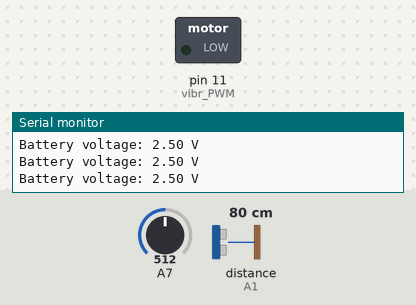
This sketch was run on a simulated Arduino Nano, built with avr-gcc and run on an emulated ATmega328P. Parts: switched loads named in the sketch (green lamp = pin HIGH), the last lines printed to the serial monitor. The inputs (shaded band) are chosen by the test bench; at power-on: A7 = 512, distance to the obstacle (sensor on A1) 80 cm. The echo pulse lasts 58.3 µs per cm.

Above: at 1.2 s.
1.3 s: A7 set to 579
2.9 s: A7 set to 612
At 4.9 s:
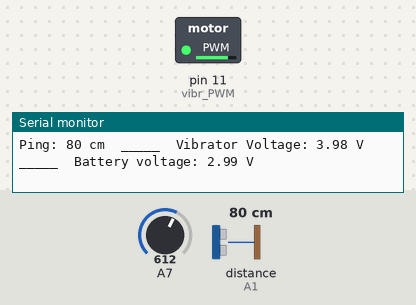
Timing chart, 0 to 6.4 s (numbered marks = the images above; inputs shaded):
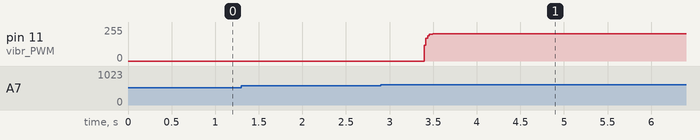

Measured:
- the behaviour switches between 593 and 594 on A7 (found by bisection; images 0 and 1)
- after the input at 2.9 s, pin 11 (vibr_PWM): 0/255 → 203/255 after 0.50 s

The sketch:

spidey_sense_1_9.ino
```cpp
		/* ---------------------------------------------------------------------------------------------------------------------------------------------------
		*                                                                    SpideySense            __
		*                                                                                          /  l
		* Ver. 1.9                                                                               .'   :               __.....__..._  ____
		* Datum: 25. decembar 2016.                                                             /  /   \          _.-" $$SSSSSS$$SSSSSSSSSp.
		*                                                                                      (`-: .qqp:    .--.'  .p.S$$$$SSSSS$$$$$$$$SSSSp.
		* Opis:                                                                                 """yS$SSSb,.'.g._\.SSSSS^^""       `S""^^$$$SSSb.
		*                                                                                         :SS$S$$$$SSSSS^"""-. _.            `.   "^$$$SSb._.._
		*	Upotrebom ultrazvučnog senzora za Arduino Mini Pro, ostvarujemo upotrebu          SSS$$S$$SSP^/       `.               \     "^$SSS$$SSb.
		* novog čula! Ultrazvučnim senzorom utvrđujemo udaljenost i, proporcionalno toj 	  :SSSS$SP^" :          \  `-.          `-      "^TSS$$SSb
		* vrednosti u cm, aktiviramo mali vibrirajući motor odgovarajućim intezitetom.             $$$$S'    ;          db               ."        TSSSSSS$,
		* Cela sprava montirana je u rukavicu tako da je senzor na strani dlana, a motor           :$$P      ;$b        $ ;    (        /   .-"   .S$$$$$$$;
		* na poleđini istog. Variranjem parametara opisanih u komentarima koda, moguće je            ;-"     :$ ^s.    d' $           .g. .'    .SSdSSSS$P"
		* menjati ponašanje uređaja, sve po potrebama i ukusu korisnika.                            /     .-  T.  `b. 't._$ .- / __.-j$'.'   .sSSSdP^^^'
		*											   /  /      `,T._.dP   "":'  /-"   .'       TSSP'
		*											  :  :         ,\""       ; .'    .'      .-""
		*											 _J  ;         ; `.      /.'    _/    \.-"
		* Šema za povezivanje ultrazvučnog senzora:                                             /  "-:        /"--.b-..-'     .'       ;
		*										       /     /  ""-..'            .--'.-'/  ,  :
		*										      :S.   :     dS$ nik         `-i" ,',_:  _ \
		*     Arduino | HC-SR04 							      :S$b  '._  dS$;             .'.-"; ; ; j `.l
		*    ------------------- 							       TS$b          "-._         `"  :_/ :_/
		*       5V    |   VCC   								`T$b             "-._
		*       A2    |   Trig  								  :S$p._             "-.
		*       A1    |   Echo 							  		   `TSSS$ "-.     )     `.
		*       GND   |   GND 									      ""^--""^-. :        \
		*                      								                        ";         \
		*       									                        :           `._
		*											                ; /    \ `._   ""---.
		* Autor:										               / /   _      `.--.__.'
		* Nikola Stojanović								                      : :   / ;  :".  \
		*											              ; ;  :  :  ;  `. `.
		*											             /  ;  :   ; :    `. `.
		* Licenca:     										            /  /:  ;   :  ;     "-'
		* Public Domain								                           :_.' ;  ;    ; :
		*									                               /  /     :_l
		*  											               `-'
		* --------------------------------------------------------------------------------------------------------------------------------------------------*/
		#include <NewPing.h>					   // Uzimanje u obzir biblioteke NewPing (https://github.com/PaulStoffregen/NewPing).

		#define LED 13						   // Definisanje upotrebe LED na samoj pločici koja je fabrički vezana na pin 13.
		#define TRIGGER_PIN  A2  				   // Arduino pin koji je povezan na Trig pin ultrazvučnog senzora.
		#define ECHO_PIN     A1  				   // Arduino pin koji je povezan na Echo pin ultrazvučnog senzora.
		#define MAX_DISTANCE 330 				   // Maksimalna udaljenost od senzora koju prihvatamo. Senzor može da detektuje
		   							   // udaljenost do 400-500cm.
		int dist_old;						   // Promenljiva koja beleži stari rezultat merenja udaljenosti.
		int counter_out;					   // Promenljiva koja beleži broj puta kada je merenje bilo van zadatog opsega.
		int counter_in;						   // Promenljiva koja beleži broj puta kada je merenje bilo unutar zadatog opsega.
		int vibr_old;						   // Promenljiva koja beleži PWM vrednost za pin koji kontroliše intenzitet rada motora.
		int vibr_PWM = 11;				           // Povezivanje promenljive vibr_PWM sa pinom 11.

		NewPing sonar(TRIGGER_PIN, ECHO_PIN, MAX_DISTANCE); 	   // Definisanje vrednosti iz NewPing biblioteke
							 		   // (pin gde je vezan Trig, pin gde je vezan Echo, maksimalna udaljenost u cm).

		void setup() {

		  Serial.begin(115200); 				   // Pokretanje Serial monitor-a, 115200 baud, u svrhu prikazivanja rezultata.
		  pinMode(vibr_PWM, OUTPUT);				   // Definišemo pin 11 (vibr_PWM) kao output.

		}

		void loop() {

 		 int dist_measured;					   // Promenljiva koja beleži sirovi rezultat merenja udaljenosti.
		 int dist_new;						   // Promenljiva koja beleži novu vrednost udaljenosti (nakon usrednjavanja).
		 int vibr_raw;						   // Promenljiva koja beleži sirovu vrednost za vibraciju (nakon mapiranja).
		 int vibr_new;						   // Promenljiva koja beleži novu vrednost za vibraciju (nakon usrednjavanja).
		 int min_dist;						   // Promenljiva koja beleži minimalnu prihvaćenu udaljenost.
		 int volt_sensor = analogRead(A7);			   // Promenljiva u koju upisujemo očitavanje na analognom pinu A7 sa baterije.
		 float volt_value = volt_sensor * (5.00 / 1023); 	   // Promenljiva u koju upisujemo vrednost volt_sensor konvertovanu u volte.

		 delay(13);                                                // Pauziraj 30ms između pingova (oko 30 pingova u sekundi). 29ms bi trebalo
		                                                           // da bude najmanja vrednost ovde.

		if (volt_value > 2.90) {				   // Ako je napon očitan na bateriji veći od 2.90V, nastavljamo sa ostatkom programa.
									   // Poenta ovde je da zaštitimo bateriju od preteranog pražnjenja.

 		 dist_measured = sonar.ping_cm();			   // Slanje pinga, merenje vremena neophodnog da se vrati (Echo), računanje
 									   // udaljenosti u cm i smeštanje te vrednosti u  promenljivu dist_measured.
									   // U slučaju da je vrednost veća od one definisane promenjivom MAX_DISTANCE,
									   // funkcija vraća vrednost 0.
  									   // U nastavku koda vršimo uslovljavanje parametara i obradu izmerenih podataka.

  		if (dist_measured != 0) {				   // Ukoliko vrednost dist_measured nije jednaka 0,
   		  counter_in = counter_in + 1;		  		   // povećavamo vrednost counter_in za jedan.

		     if (counter_in > 1) {				   // Ako se ovo desilo barem 2 puta,
   			counter_out = 0;				   // resetujemo vrednost brojača counter_out na 0,
    			dist_new = (dist_measured+dist_old)/2;             // vršimo usrednjavanje vrednosti za udaljenost i zapisujemo je u dist_new,
    			dist_old = dist_new;				   // i konačno, vraćamo tu vrednost u dist_old.
    		    }
  		 }

  		 else {							   // U suprotnom, ako dist_measured jeste jednaka 0,
  		    counter_out = counter_out + 1;			   // povećavamo vrednost brojača counter_out za 1.
  		     if(counter_out > 30) {				   // Potom, ako se to desilo 31 ili više puta uzastopno,
  		      counter_in = 0;					   // resetujemo vrednost brojača counter_in na vrednost 0,
		      dist_old = (dist_old + MAX_DISTANCE)/2;		   // postavljamo udaljenost na maksimalnu vrednost na aritmetičku sredinu
  		     } 							   // MAX_DISTANCE i prethodne vrednosti dist_old, u cilju glatkijeg prelaza.
   		     else {						   // Ako se to desilo 30 ili manje puta,
  		      dist_old = dist_old;				   // Ostavljamo promenljivu dist_old na prethodnoj vrednosti.
      		   }

   		  }


 		 min_dist = 25;						   // Ovde je definisana vrednost za najmanju udaljenost koju želimo da uzmemo u obzir.

 		  if(dist_old < min_dist) {				   // Ako je vrednost dist_old manja od dist_min,
  		  analogWrite(vibr_PWM, 0);				   // izlaz na pinu vibr_PWM postaje 0.
  		  }

  		 else {  						   // U suprotnom,
  		  vibr_raw = map(dist_old, 25.00, 310.00, 250.00, 10.00);  // Mapiramo vrednosti iz skupa dist_old [25, MAX_DISTANCE] u novi skup vibr_raw [250, 0].
  		  vibr_new = (vibr_raw+vibr_old)/2;                        // Usrednjavamo vrednost za signal za motor (vibr_raw)
  		  vibr_old = vibr_new;					   // i beležimo je u vibr_new.
  		  analogWrite(vibr_PWM, vibr_old);			   // Šaljemo signal preko pina vibr_PWM (pin 11), vrednosti vibr_old.
  		  }


  		 if (dist_old < min_dist || counter_out > 10) {	 	   // U slučaju da je dist_old manja od definisane min udaljenosti ili ako je
     		    analogWrite(vibr_PWM, 0);                              // broj merenja udaljenosti van opsega (counter_out) veći od 10, LED na pinu 13.
                    digitalWrite(LED, LOW);				   // palimo i gasimo u pulsirajućem obrascu.
    		    delay(300);
    		    digitalWrite(LED, HIGH);
  		    delayMicroseconds(1000);
  		    digitalWrite(LED, LOW);
  		    delay(150);
  		    digitalWrite(LED, HIGH);
   		    delayMicroseconds(1000);
  		  }
  		 else {						  	   // U suprotnom, prilikom bilo kog uspešnog merenja u definisanom opsegu,
   		    digitalWrite(LED, HIGH);				   // palimo LED na pinu 13.
   		  }

									   // Ispisujemo sve željene rezultate preko Serial monitora.
 		Serial.print("Ping: ");
		Serial.print(dist_old);
		Serial.print(" cm");
  		Serial.print("  _____  Vibrator Voltage: ");
  		if(dist_old < min_dist) {
   		  Serial.print("0.00");
 	         }
   		else {
    		 Serial.print(vibr_old/51.00);
   		 }
  		Serial.print(" V");
		Serial.print("  _____  Battery voltage: ");
		Serial.print(volt_value);
		Serial.println(" V");
  	        }

	       else {							   // Ako je napon na bateriji manji od ili jednak 2.90V, gasimo vibrator i LED na pinu 13.
		    analogWrite(vibr_PWM, 0);
		    digitalWrite(LED, LOW);
		    Serial.print("Battery voltage: ");
		    Serial.print(volt_value);
		    Serial.println(" V");
	        }
	       }
```
